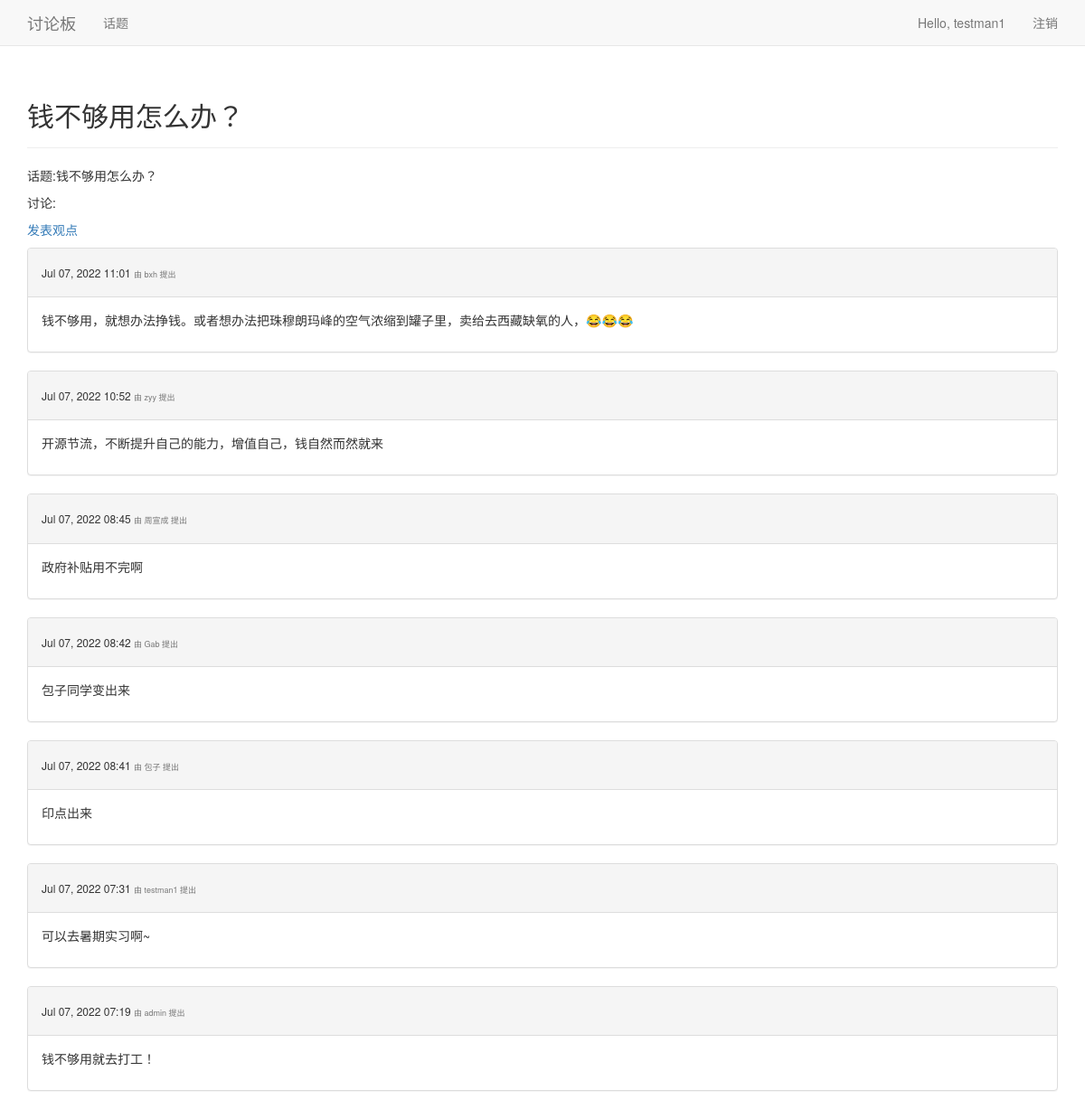
Page /topics/10/ (signed in) on the committed database.
### learning_logs/models.py (models this page shows, shortened)
class Topic(models.Model):
    text = models.CharField(max_length=250)
    date_added = models.DateTimeField(auto_now_add=True)
    owner = models.ForeignKey(User,on_delete=models.CASCADE)
    def __str__(self):
        return self.text

class entry(models.Model):
    topic = models.ForeignKey(Topic,on_delete=models.CASCADE) # 储存关联性
    text = models.TextField()
    date_added = models.DateTimeField(auto_now_add=True)
    owner = models.ForeignKey(User,on_delete=models.CASCADE)

### learning_logs/views.py (the view)
# urls.py: re_path(r'^topics/(?P<topic_id>\d+)/$',views.topic,name='topic'),
@login_required
def topic(request,topic_id):
    topic = Topic.objects.get(id = topic_id)
    entries = topic.entry_set.order_by('-date_added')
    context = {'topic':topic,'entries':entries}
    """# 确认请求的主题属于当前用户
    if topic.owner != request.user:
        raise Http404"""
    return render(request,'learning_logs/topic.html',context)

### learning_logs/templates/learning_logs/topic.html (shortened to what this page needs)
<!DOCTYPE html>
<html lang="en">
<head>
</head>
<body>
{% extends 'learning_logs/base.html' %}
{% block header %}
    <h2>{{ topic }}</h2>
{% endblock header %}
{% block content %}
    <p>话题:{{ topic }}</p>
    <p>讨论:</p>
    <p>
        <a href="{% url 'learning_logs:new_entry' topic.id %}">发表观点</a>
    </p>
    {% for entry in entries %}
        <div class="panel panel-default">
            <div class="panel-heading">
                <h6>
                    {{ entry.date_added|date:'M d, Y H:i' }}
                    <small>
                        由 {{ entry.owner }} 提出
                    </small>
                </h6>
            </div>
            <div class="panel-body">
                {{ entry.text|linebreaks }}
            </div>
        </div>
    {% empty %}
        成为第一位发言者！
    {% endfor %}
{% endblock content %}

### learning_logs/templates/learning_logs/base.html (shortened to what this page needs)
{% load bootstrap3 %}
<!DOCTYPE html>
<html lang="en">
<head>
    {% bootstrap_css %}
</head>
<body>
    <nav class="navbar navbar-default navbar-static-top">
        <div class="container">
            <div class="navbar-header">
                <a class="navbar-brand" href="{% url 'learning_logs:index' %}">
                讨论板</a>
            </div>
            <div id="navbar" class="navbar-collapse collapse">
                <ul class="nav navbar-nav">
                    <li><a href="{% url 'learning_logs:Topics' %}">话题</a> </li>
                </ul>
                <ul class="nav navbar-nav navbar-right">
                    {% if user.is_authenticated %}
                        <li><a>Hello, {{ user.username }}</a></li>
                        <li><a href="{% url 'users:logout' %}">注销</a> </li>
                    {% else %}
                        <li><a href="{% url 'users:register' %}">注册</a> </li>
                        <li><a href="{% url 'users:login' %}">登录</a> </li>
                    {% endif %}
                </ul>
            </div>
        </div>
    </nav>
    <div class="container">
        <div class="page-header">
            {% block header %}{% endblock header %}
        </div>
        <div>
            {% block content %}{% endblock content %}
        </div>
    </div>
</body>
</html>

### rows in the picture
Topic: text "钱不够用怎么办？"
entry: date_added "Jul 07, 2022 11:01", owner "bxh", text "钱不够用，就想办法挣钱。或者想办法把珠穆朗玛峰的空气浓缩到罐子里，卖给去西藏缺氧的人，😂😂😂"
entry: date_added "Jul 07, 2022 10:52", owner "zyy", text "开源节流，不断提升自己的能力，增值自己，钱自然而然就来"
entry: date_added "Jul 07, 2022 08:45", owner "周宣成", text "政府补贴用不完啊"
entry: date_added "Jul 07, 2022 08:42", owner "Gab", text "包子同学变出来"
entry: date_added "Jul 07, 2022 08:41", owner "包子", text "印点出来"
entry: date_added "Jul 07, 2022 07:31", owner "testman1", text "可以去暑期实习啊~"
entry: date_added "Jul 07, 2022 07:19", owner "admin", text "钱不够用就去打工！"

### other values in the picture
{{ user.username }} "testman1"
